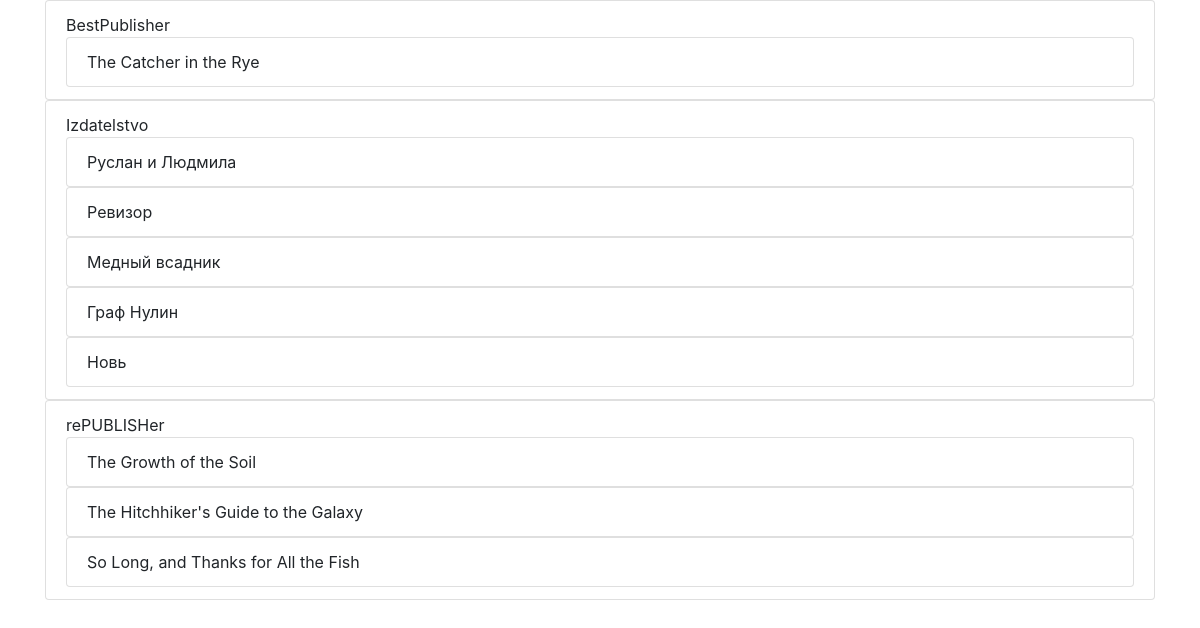
Screenshot of /publishers/ with the database file from the repository.
### p_library/models.py (models this page shows, shortened)
class Publisher(models.Model):
    name = models.CharField(max_length=100)
    def __str__(self):
        return self.name

class Book(models.Model):
    ISBN = models.CharField(max_length=13)
    title = models.TextField()
    publisher = models.ForeignKey('Publisher', on_delete=models.CASCADE, null=True, blank=True)
    description = models.TextField()
    year_release = models.SmallIntegerField()
    author = models.ForeignKey('Author', on_delete=models.CASCADE)
    copy_count = models.PositiveSmallIntegerField(default=1)
    price = models.DecimalField(max_digits=999, decimal_places=2, default=1)
    publisher = models.ForeignKey('Publisher', on_delete=models.CASCADE, null=True, blank=True, related_name='books')
    friend = models.ForeignKey('Friend', on_delete=models.SET_NULL, null=True)

### p_library/views.py (the view)
# urls.py: path('publishers/', views.publishers),
def publishers(request):
    template = loader.get_template('publishers.html')
    publishers = Publisher.objects.all()
    data = {
        'publishers': publishers,
    }
    return HttpResponse(template.render(data, request))

### p_library/templates/publishers.html (shortened to what this page needs)
<!DOCTYPE html>
<html lang="en">
<head>
    <link rel="stylesheet" href="https://maxcdn.bootstrapcdn.com/bootstrap/4.0.0/css/bootstrap.min.css">
</head>
<body>
    <div class="container">
        {% for publisher in publishers %}
            <ul class="list-group">
                <li class="list-group-item">
                    {{ publisher }}
                    {% for book in publisher.books.all %}
                        <ul class="list-group">
                                <li class="list-group-item">{{ book.title }}</li>
                        </ul>
                    {% endfor %}
                </li>
            </ul>
        {% endfor %}
    </div>
</body>
</html>

### rows the page displays
Publisher: name "BestPublisher"
Book: title "The Catcher in the Rye"
Publisher: name "Izdatelstvo"
Book: title "Руслан и Людмила"
Book: title "Ревизор"
Book: title "Медный всадник"
Book: title "Граф Нулин"
Book: title "Новь"
Publisher: name "rePUBLISHer"
Book: title "The Growth of the Soil"
Book: title "The Hitchhiker's Guide to the Galaxy"
Book: title "So Long, and Thanks for All the Fish"
